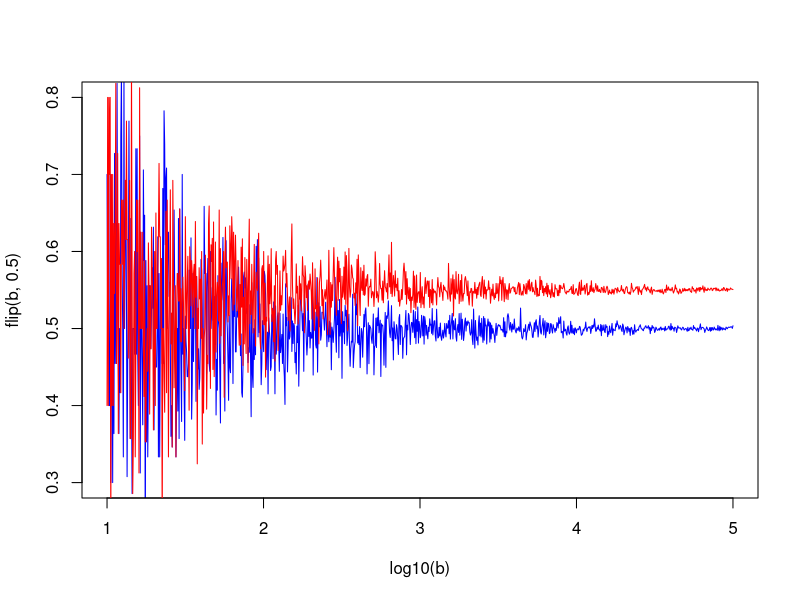
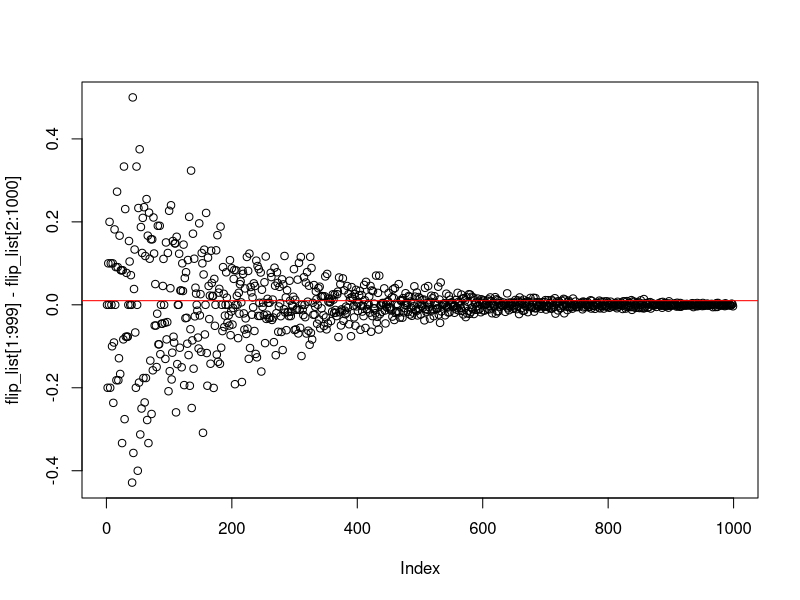
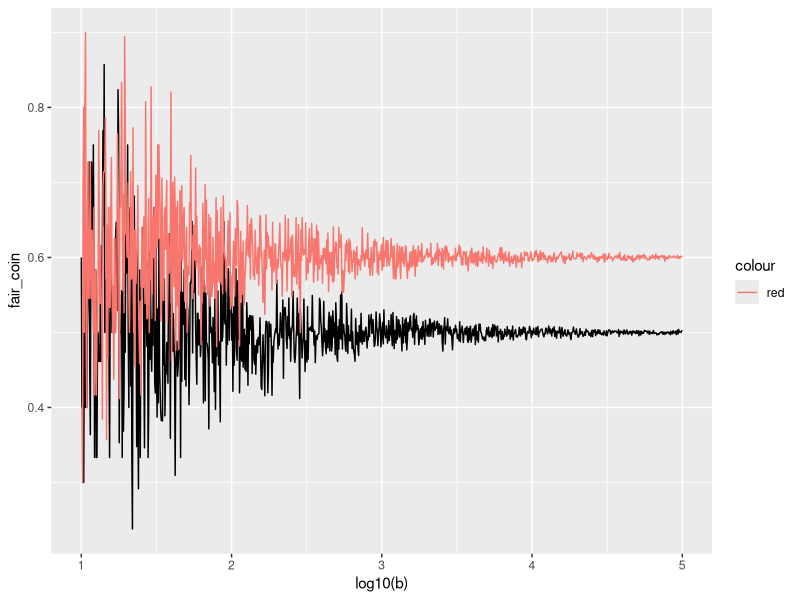
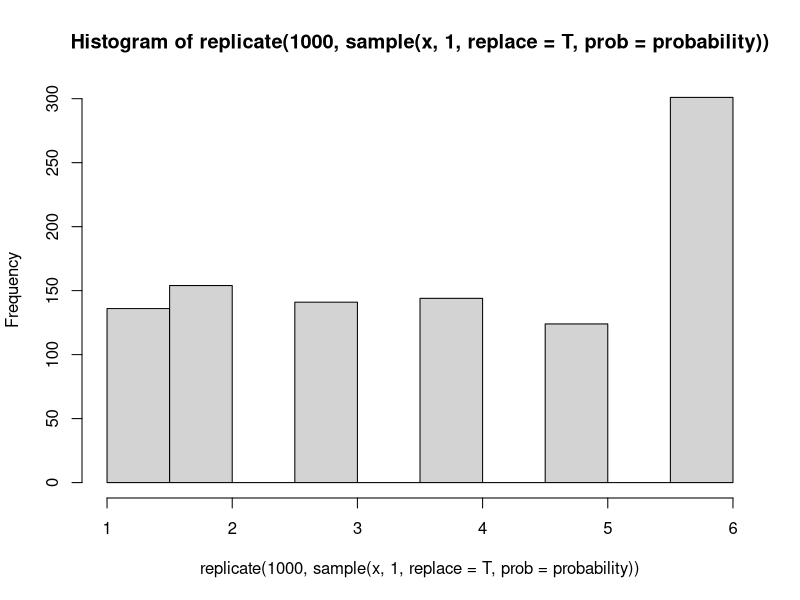

The R script that drew these images, in order: (Note: this script raises an error after producing the figures.)
b<-10^seq(1,5,len=1000) #creates a 1000 simulations ranging frmo 10^1 to 10^5


#flip is a funciton that takes two parameters, b and x, which are the number of simulations and the probablity of the coin with a default of .5, also known as 50/50
flip <-function(b,x=.5){
  sapply(b,                   #lapply takes a vector and then applies a function with that vector
         function(b) mean(rbinom(b,1,x)))  #rbinom is a base R function that randonly generates values based on the binomial forumla
}

plot(log10(b),flip(b,.5),type='l',col='blue',ylim = c(.3,.8))  #plot will create a graph with log10(b) as the x axes and then pots the result of the flip() function above
lines(log10(b),flip(b,.55),type='l',col='red')  #lines is like plot, but instead of creating a new plot, it overlays over top of the current plot

flip_list<-flip(b,.5)

plot(flip_list[1:999]-flip_list[2:1000])
abline(h=.01, col='red')


fair_coin<-flip(b,.5)
unfair_coin<-flip(b,.6)
df<-data.frame(fair_coin,unfair_coin)
library(ggplot2)
p<-ggplot(data=df,aes(x=log10(b),y=fair_coin))+geom_line() #makes first graph, saves to 'p'

p+ geom_line(aes(x=log10(b),y=unfair_coin,col='red')) #adds new graph to 'p'





rbinom(10,10,.5) # 10 is the number of observations while '1' is the number of trials. So, if this were 10 as well, there would a sum of 'successes' that were less than 10
dbinom(3,10,.5)  # this determines the density,  aka probability of exact outcome, so x= 3 heads out of 10, is not the cumulative 0-3 but exactly 3 for example. for cumulative, use pbinom, or sum dbinom:
sum(dbinom(3,10,.5),dbinom(2,10,.5),dbinom(1,10,.5),dbinom(0,10,.5))
pbinom(3,10,.5)




#coin_flip() does the flipping, two styles, by thumb is standard

coin_flip<-function(type = .5, bias = .1){
  rbinom(1,1,type+bias)
}
mean(replicate(100,coin_flip()))

#coin will be either unbiased or biased.

Bag_of_coins<- c(rep(.5,9),.6) #lists 9 fair coins, one biased coin at .6
sample<-sample(Bag_of_coins,5,replace = F) #picks 5 coins randomly from bag
coin_flip(type=sample,bias=0)


#expected value
x<-c(1,2,3,4,5,6) # single dice
probability<-(c(rep(1/7,5),.2857143)) #probabilty that the dice is loaded for 6
  hist(replicate(1000,sample(x,1,replace = T,prob=probability)))


  x<-c(0,1) # single coin, 0=Tails
  probability<-c(.5,.5) #probabilty that the coin is fair = .5
  mean(replicate(1000,sample(x,1,replace = T,prob=probability)))

#simulation game




  #flip game
  #establish players, beginning money
  Player_class<-function(s,p){
    value<-list("stash"=s,"player_name"=p)
      attr(value, "class") <- "player"
    value}

  flip<-function(obj){
      UseMethod("flip")
  }

  flip.default<-function(obj,p=.5){
    value<-rbinom(1,1,p)
    value
  }

  flip.player<-function(obj,p=.5){
    value<-rbinom(1,1,p)
    value
  }

  p1<-Player_class(10,'p1')
  p2<-Player_class(10,'p2')

  flip(p1)  #this is a method, a function, called for player1 'p1' where rbinom produces a coint toss
  #questions: how to modify probablity from default of .5?
  #

  n<-2  #number of players

  for (i in 1:n){print(i)}



  p1<-10;p2<-10
  #player_stash <- 10
  # 1.
  bet_options<-c(1,2,3)
  bet<-sample(bet_options,1)

  #4 determine winner or loser
  #     person who flips calls h/t
  call_coin<-sample(c(1,0),1)
  ifelse(call_coin==1,print("I call heads"),print("I call tails"))


  #flip coin
      flip<-rbinom(1,1,.5)
      ifelse(flip==1,print("Heads"),print("Tails"))
  if(call_coin - flip==0){
    p1<-p1+bet
    p2<-p2-bet
    }else{
       p1<-p1-bet
       p2<-p2+bet}

  # if call - flip  != 0 then non caller wins
  # winner has their stash += bet
  # loser has tehir stash reduced -= bet



  #sample from















################
      #object oriented Programming#
library(R6)

      Player<-R6Class("Player",
                      private =list(
                        name = NULL,
                        stash = NULL,
                        betting_style = NULL
                      ),
                      public = list(
                        initialize = function(name = NA, stash = NA, betting_style = 2) {
                          private$name <- name  #these functions are called upon intitializing new objects
                          private$stash <- stash
                          private$betting_style<-betting_style
                          self$greet()
                          },
                        set_stash = function(val) {
                          private$stash <- val
                        },
                        greet = function() {
                          cat(paste0("Hello, my name is ", private$name, ".\n\n\n"))
                          cat(paste0("My stash of chips is ", private$stash, ".\n\n\n"))
                          cat(paste0("My style of betting is ", private$betting_style, ".\n\n\n"))
                        },
                        call_coin = function(){
                          call<-ifelse(sample(c(1,0),1)==1,'Heads!','Tails!')
                          cat(paste0("I call ",call,"\n\n\n"))
                        },
                        flip_coin = function(){
                          #validate that bet of 'heads or tails' has occured
                          #if (call)
                            flip<-rbinom(1,1,.5)
                          ifelse(flip==1,flip<-"Heads",flip<-"Tails")
                          flip
                        }#,
                        #make_bet<-function(player){
                        #  call_coin()

                        #  }

                      )
      )
p1<-Player$new("Brian",10,3)
p2<-Player$new("Julie",10)

# the following game should take 2 players and let them flip a coin after call heads/tails.
# Two mirror a real word 2 minute round of several bets,
#a minimum of 4 bets can occur and a limit of 15...
#assumes one could only make 15 bets in 2 minutes,  and a min of 4 bets
Betting_Game<-R6Class('Betting_Game',
                      private =  list(
                        name = NULL,
                        outcome = NULL,
                        max_bet = NULL,
                        bet_options = NULL,
                        rounds = NULL, #simple integer counting rounds
                        bet_outcome = NULL,  #for a given bet, who won? output something like c(p1,+3,p2,-3)
                        number_of_bets = NULL,
                        outcome_tally = NULL #at end of round wht is the standing? c(number of bets,p1$name,w,l,p1$stash,p2$name,w,l,p2$stash)
                      ),
                      public = list(
                        initialize = function(name = NA, outcome = NA, bet_options=c(1,2,3), max_bet=3, rounds = 2) {
                          private$name <- name  #these functions will be called upon intitializing new objects
                          private$outcome <- outcome
                          private$bet_options<-bet_options
                          private$max_bet <- max_bet
                          private$rounds <- rounds
                          self$greet()
                        },
                        greet = function() {
                          cat(paste0("Hello, would you like to play a game?","\n\n\n"))
                        },
                        bet=function(p1,p2){  #take 2 players
                          player1<-p1
                          player2<-p2
                          players<-c(p1,p2)
                          makes_bet<-sample(players,1) #one idea would be to make a sorted list here.  then makes_bet[2] would flip
                          print(makes_bet)

                          flip_outcome<-NULL
                          flip_coin = function(){
                            #validate that bet of 'heads or tails' has occured
                            #if (call)
                            flip_outcome<<-rbinom(1,1,.5)
								flip<-flip_outcome
                            ifelse(flip==1,flip<-"Heads",flip<-"Tails")
                            cat("and the coin comes up ",flip,"!")
								return (flip_outcome)
                          }

                          who_flips<-NULL #Who gets to flip the coin?
                          if(makes_bet[[1]]$name == p1$name){who_flips<-p2}else{who_flips<-p1}
                          who_flips
                          cat("this program chooses",makes_bet[[1]]$name," to make the bet.\n\n\n")
                          cat ("and ",who_flips$name," will flip the coin.\n\n\n")
                          bet<-sample(self$bet_options,1)  #look at aggressive style of player, use that to multiply by 1,then round down; check to see if bet is smaller than remainder of both player's stash
                          cat(makes_bet[[1]]$name,"makes a bet of ",bet, ".\n\n\n")
                          call_coin<-sample(c(1,0),1)  #1 =  heads
                          cat (who_flips$name," is now flipping the coin.\n\n\n")
                          if(call_coin==1){
                            cat(makes_bet[[1]]$name," calls heads!\n\n\n")
                            }
                            else{cat(makes_bet[[1]]$name," calls tails!\n\n\n")}

                          #embed flip_coin into another function uses rounds to constrain the number of bets
                          #and then tracks the outcomes of the bets
                     #number_of_bets
					      flip_coin()

						  #bet_outcome
						     ifelse(call_coin==flip_outcome , print('wins!'),print('lose'))

                          #outcome_tally
                                                    #evaluate who wins to print winner and then the final score of stash.

                        }
                        )
)

game1<-Betting_Game$new("game 1")
game1$bet(p1,p2)



make_winner_grid<-function(num_of_players=2, num_of_rounds=1){
  #create a matrix?  or a data.frame?
  flip_count<-sample(1:20,1)  #to simulate a number of flips in one minute
  for(i in 1:flip_count) {
    game1<-Betting_Game$new("game 1")
    p1<-Player$new("Brian",10,3)
    p2<-Player$new("Julie",10)
    game1$bet(p1,p2)
  }
  #Need to track rounds
  #Need to track players
    #player count should be even at first
    ifelse( num_of_players%%2 == 0,print('there are an even number of players'),print("uneven number of players"))

  #need to know number of flips
  #need to know who won, who lost
  #need to know number of winners
    #need a count of player stashes

  }



a<-make_winner_grid(2, num_of_rounds=1)
